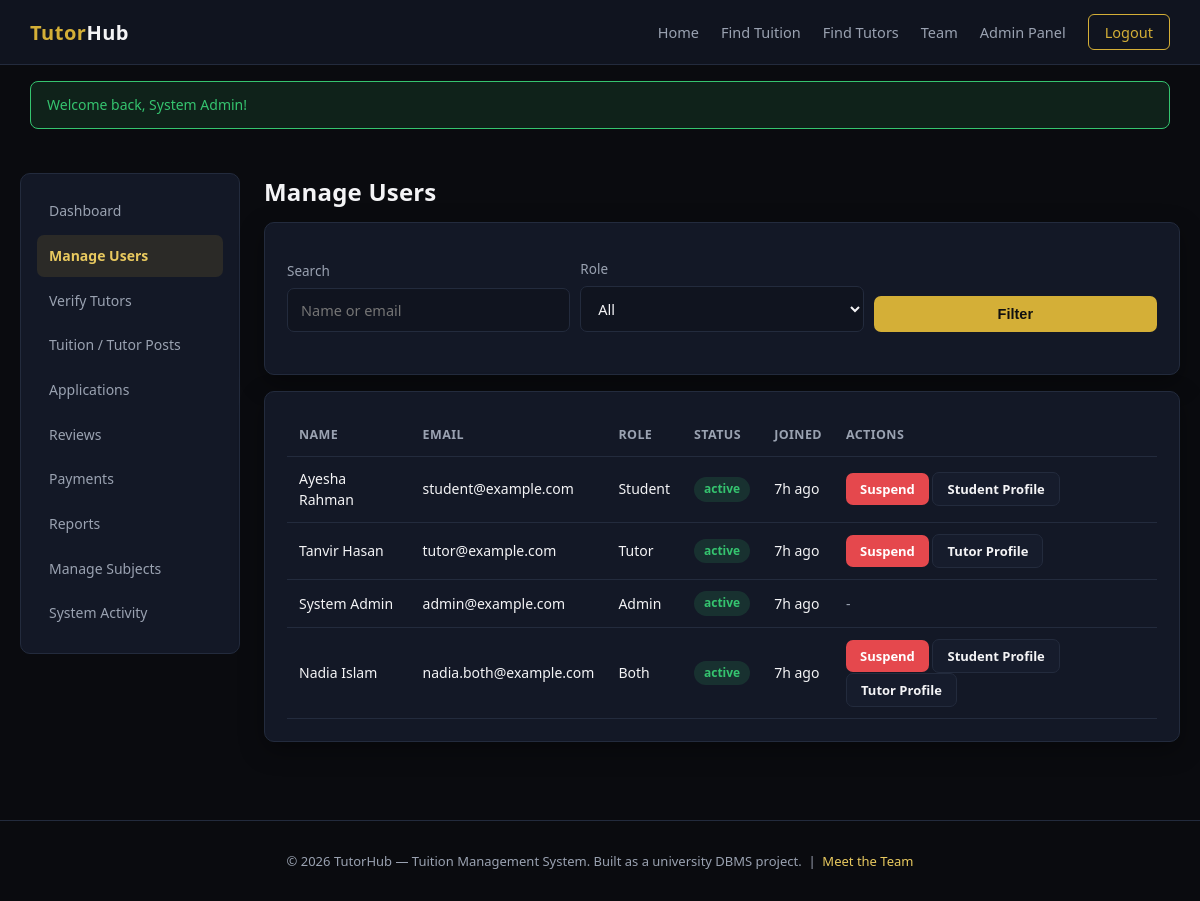
/admin/users.php (signed in), run on the app's committed database.
### tables this page shows
CREATE TABLE users (
    user_id INT AUTO_INCREMENT PRIMARY KEY,
    full_name VARCHAR(120) NOT NULL,
    email VARCHAR(150) NOT NULL UNIQUE,
    password_hash VARCHAR(255) NOT NULL,
    phone VARCHAR(30),
    role ENUM('student','tutor','both','admin') NOT NULL DEFAULT 'student',
    gender ENUM('male','female','other') DEFAULT NULL,
    profile_photo VARCHAR(255) DEFAULT NULL,
    status ENUM('active','suspended') NOT NULL DEFAULT 'active',
    is_verified TINYINT(1) NOT NULL DEFAULT 0,
    created_at TIMESTAMP DEFAULT CURRENT_TIMESTAMP,
    updated_at TIMESTAMP DEFAULT CURRENT_TIMESTAMP ON UPDATE CURRENT_TIMESTAMP,
    INDEX idx_users_role (role),
    INDEX idx_users_status (status)
);

### includes/functions.php (called while the page is built, shortened)
<?php
function e(string $value): string
{
    return htmlspecialchars($value, ENT_QUOTES, 'UTF-8');
}
function timeAgo(string $datetime): string
{
    $diff = time() - strtotime($datetime);
    if ($diff < 86400) return floor($diff / 3600) . 'h ago';
    return date('M j, Y', strtotime($datetime));
}

### includes/auth.php (called while the page is built, shortened)
<?php
function currentUser(): ?array
{
    return $_SESSION['user'] ?? null;
}

### includes/csrf.php (called while the page is built, shortened)
<?php
function csrfToken(): string
{
    return $_SESSION['csrf_token'];
}

### admin/users.php (the view, shortened to what this page needs)
<?php
$db = getDB();
$admin = currentUser();
$q = trim($_GET['q'] ?? '');
$where = ['1=1'];
$params = [];
$whereSql = implode(' AND ', $where);
$stmt = $db->prepare("SELECT * FROM users WHERE $whereSql ORDER BY created_at DESC");
$stmt->execute($params);
$users = $stmt->fetchAll();
include __DIR__ . '/../includes/header.php';
?>
<div class="dash-layout">
    <?php include __DIR__ . '/../includes/sidebar_admin.php'; ?>
    <div>
        <h2>Manage Users</h2>
        <div class="card">
            <form method="GET" action="" class="filter-bar">
                <div><label>Search</label><input type="text" name="q" value="<?= e($q) ?>" placeholder="Name or email"></div>
                <div><label>Role</label>
                    <select name="role">
                        <option value="">All</option>
                    </select>
                </div>
                <div><button type="submit" class="btn btn-primary btn-block">Filter</button></div>
            </form>
        </div>
        <div class="card">
            <table>
                <tr><th>Name</th><th>Email</th><th>Role</th><th>Status</th><th>Joined</th><th>Actions</th></tr>
                <?php foreach ($users as $u): ?>
                <tr>
                    <td><?= e($u['full_name']) ?></td>
                    <td><?= e($u['email']) ?></td>
                    <td><?= ucfirst(e($u['role'])) ?></td>
                    <td><span class="badge badge-<?= e($u['status']) ?>"><?= e($u['status']) ?></span></td>
                    <td><?= timeAgo($u['created_at']) ?></td>
                    <td>
                        <?php if ($u['role'] !== 'admin' && $u['user_id'] != $admin['user_id']): ?>
                            <?php if ($u['status'] === 'active'): ?>
                                <a href="?suspend=<?= (int)$u['user_id'] ?>&csrf_token=<?= e(csrfToken()) ?>" class="btn btn-danger btn-sm" onclick="return confirm('Suspend this user?')">Suspend</a>
                            <?php else: ?>
                                <a href="?activate=<?= (int)$u['user_id'] ?>&csrf_token=<?= e(csrfToken()) ?>" class="btn btn-primary btn-sm">Activate</a>
                            <?php endif; ?>
                        <?php else: ?>
                            <span class="text-muted">-</span>
                        <?php endif; ?>
                        <?php if (in_array($u['role'], ['student','both'], true)): ?>
                            <a href="<?= BASE_URL ?>/admin/view_student.php?user_id=<?= (int)$u['user_id'] ?>" class="btn btn-secondary btn-sm">Student Profile</a>
                        <?php endif; ?>
                        <?php if (in_array($u['role'], ['tutor','both'], true)): ?>
                            <a href="<?= BASE_URL ?>/admin/view_tutor.php?user_id=<?= (int)$u['user_id'] ?>" class="btn btn-secondary btn-sm">Tutor Profile</a>
                        <?php endif; ?>
                    </td>
                </tr>
                <?php endforeach; ?>
            </table>
        </div>
    </div>
</div>
<?php include __DIR__ . '/../includes/footer.php'; ?>

### assets/css/style.css (style rules this page uses)
:root { --bg-black: #0a0b0f; --bg-navy: #10141f; --bg-navy-light: #161c2c; --bg-card: #131826; --border-subtle: #232b3d; --gold: #d4af37; --gold-light: #e8c95f; --text-white: #f4f4f6; --text-muted: #9aa2b1; --danger: #e5484d; --success: #35c46f; --warning: #f0a83c; --radius: 10px; --shadow: 0 8px 24px rgba(0,0,0,0.35); }
* { box-sizing: border-box; }
body { margin: 0; font-family: 'Segoe UI', 'Inter', Roboto, Arial, sans-serif; background: var(--bg-black); color: var(--text-white); line-height: 1.55; }
a { color: var(--gold-light); text-decoration: none; }
h1, h2, h3, h4 { font-weight: 600; letter-spacing: 0.2px; margin: 0 0 12px; }
.btn { display: inline-block; padding: 10px 22px; border-radius: 7px; border: none; font-size: 14.5px; font-weight: 600; cursor: pointer; transition: 0.15s ease; }
.btn-primary { background: var(--gold); color: #101010; }
.btn-danger { background: var(--danger); color: #fff; }
.btn-secondary { background: var(--bg-navy-light); color: var(--text-white); border: 1px solid var(--border-subtle); }
.btn-sm { padding: 6px 14px; font-size: 13px; }
.btn-block { width: 100%; text-align: center; }
.card { background: var(--bg-card); border: 1px solid var(--border-subtle); border-radius: var(--radius); padding: 22px; box-shadow: var(--shadow); }
.card + .card { margin-top: 16px; }
label { display: block; margin: 14px 0 6px; font-size: 13.5px; color: var(--text-muted); }
input, select, textarea { width: 100%; padding: 11px 13px; border-radius: 7px; border: 1px solid var(--border-subtle); background: var(--bg-navy); color: var(--text-white); font-size: 14.5px; font-family: inherit; }
table { width: 100%; border-collapse: collapse; font-size: 14px; }
th, td { padding: 11px 12px; border-bottom: 1px solid var(--border-subtle); text-align: left; }
th { color: var(--text-muted); font-weight: 600; font-size: 12.5px; text-transform: uppercase; letter-spacing: 0.4px; }
.badge { display: inline-block; padding: 3px 10px; border-radius: 20px; font-size: 12px; font-weight: 600; }
.badge-open, .badge-active, .badge-accepted, .badge-paid, .badge-present, .badge-completed, .badge-resolved { background: rgba(53,196,111,0.15); color: var(--success); }
.dash-layout { display: grid; grid-template-columns: 220px 1fr; gap: 24px; padding: 28px 20px; max-width: 1280px; margin: 0 auto; }
.text-muted { color: var(--text-muted); }
.filter-bar { display: flex; gap: 10px; flex-wrap: wrap; align-items: end; margin-bottom: 20px; }
.filter-bar > div { flex: 1; min-width: 140px; }

### data on the page
users: full_name "Ayesha Rahman", email "student@example.com", role "Student", status "active", created_at "7h ago"
users: full_name "Tanvir Hasan", email "tutor@example.com", role "Tutor", status "active", created_at "7h ago"
users: full_name "System Admin", email "admin@example.com", role "Admin", status "active", created_at "7h ago"
users: full_name "Nadia Islam", email "nadia.both@example.com", role "Both", status "active", created_at "7h ago"

### other printed values
$f['message'] "Welcome back, System Admin!"
